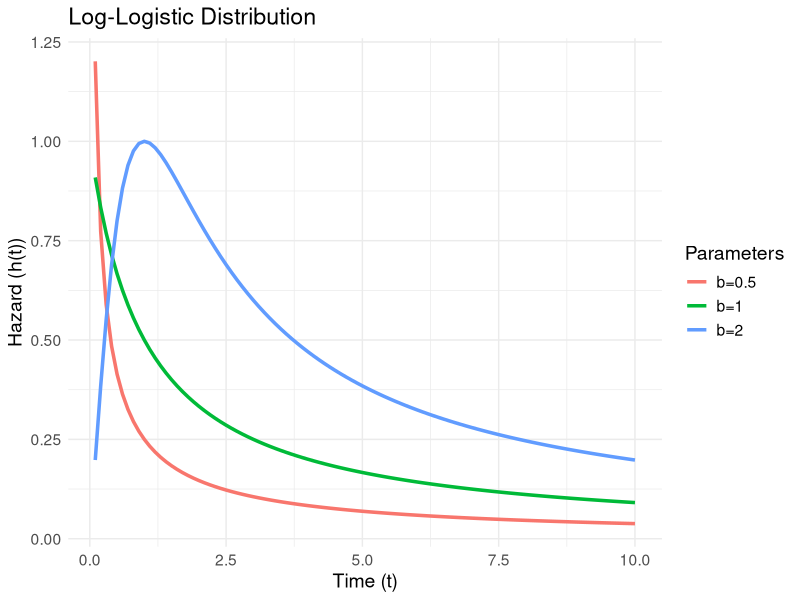
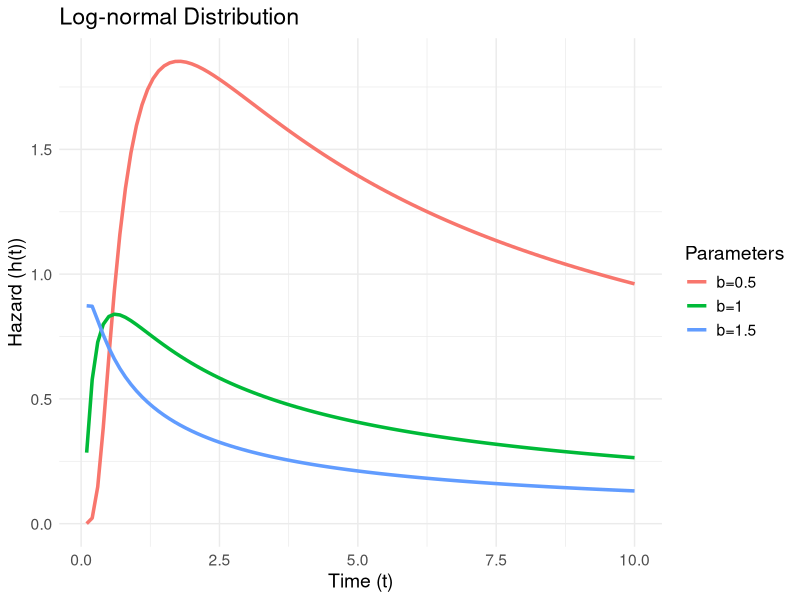
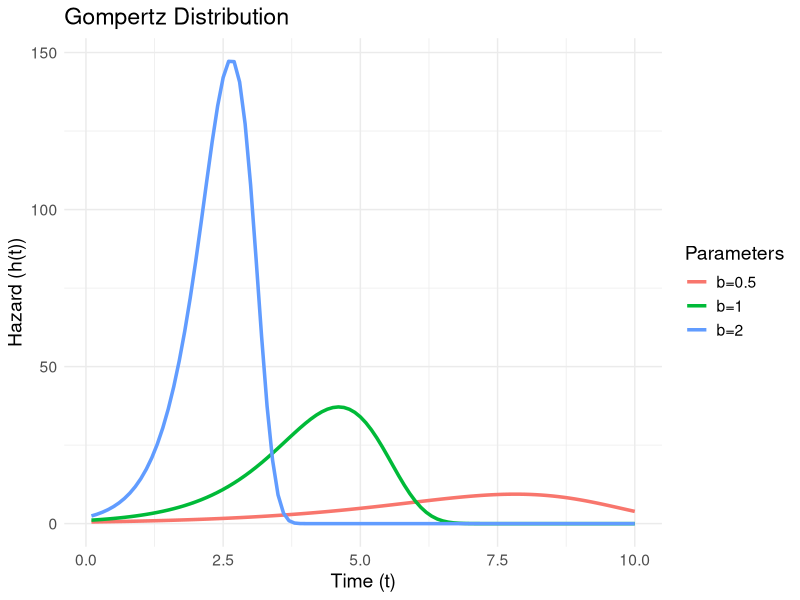
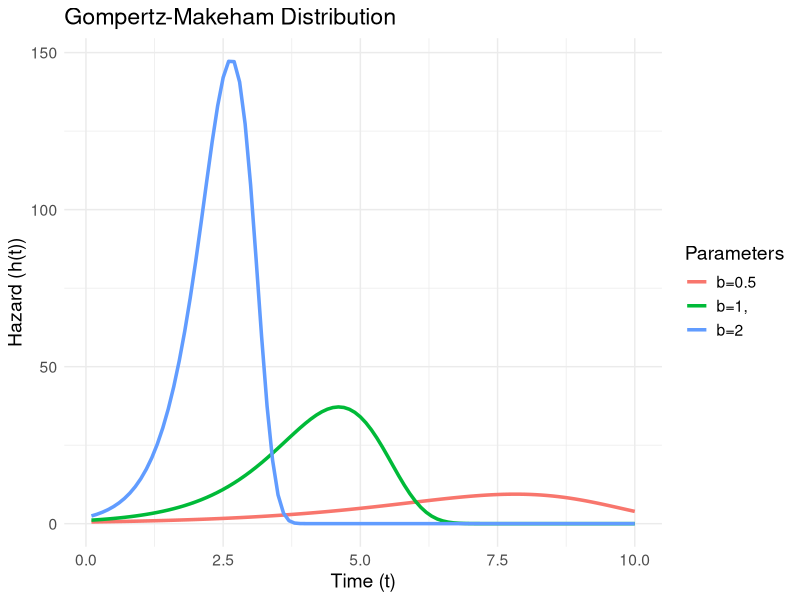

Generate these figures, in order, with R:
# Load necessary libraries
library(survival)
library(ggplot2)

# Define hazard functions for the distributions

# Log-Logistic Distribution (Using 'b' as parameter)
hazard_loglogistic <- function(t, b) {
  (b * t^(b - 1)) / (1 + t^b)
}

# Log-normal Distribution (Using 'b' for sdlog variation)
hazard_lognormal <- function(t, meanlog, b) {
  dlnorm(t, meanlog, b) / (1 - plnorm(t, meanlog, b))
}

# Gompertz Distribution (Using 'b' as the shape parameter)
hazard_gompertz <- function(t, b, rate) {
  b * exp(b * t) * exp(-rate * (exp(b * t) - 1) / b)
}

# Gompertz-Makeham Distribution (Using 'b' for shape, rate as parameter)
hazard_gompertz_makeham <- function(t, b, rate, constant) {
  hazard_gompertz(t, b, rate) + constant
}

# Time range for plotting
time <- seq(0.1, 10, by = 0.1)

# Log-Logistic: Varying 'b' parameter
loglogistic_data <- data.frame(
  Time = rep(time, 3),
  Hazard = c(
    hazard_loglogistic(time, b = 0.5),
    hazard_loglogistic(time, b = 1),
    hazard_loglogistic(time, b = 2)
  ),
  Parameters = rep(c("b=0.5", "b=1", "b=2"), each = length(time))
)

# Log-normal: Varying 'b' (sdlog) parameter
lognormal_data <- data.frame(
  Time = rep(time, 3),
  Hazard = c(
    hazard_lognormal(time, meanlog = 0, b = 0.5),
    hazard_lognormal(time, meanlog = 0, b = 1),
    hazard_lognormal(time, meanlog = 0, b = 1.5)
  ),
  Parameters = rep(c("b=0.5", "b=1", "b=1.5"), each = length(time))
)

# Gompertz: Varying 'b' (shape) parameter
gompertz_data <- data.frame(
  Time = rep(time, 3),
  Hazard = c(
    hazard_gompertz(time, b = 0.5, rate = 0.01),
    hazard_gompertz(time, b = 1, rate = 0.01),
    hazard_gompertz(time, b = 2, rate = 0.01)
  ),
  Parameters = rep(c("b=0.5", "b=1", "b=2"), each = length(time))
)

# Gompertz-Makeham: Varying 'b' (shape) and 'rate' parameter
gompertz_makeham_data <- data.frame(
  Time = rep(time, 3),
  Hazard = c(
    hazard_gompertz_makeham(time, b = 0.5, rate = 0.01, constant = 0.02),
    hazard_gompertz_makeham(time, b = 1, rate = 0.01, constant = 0.02),
    hazard_gompertz_makeham(time, b = 2, rate = 0.01, constant = 0.02)
  ),
  Parameters = rep(c("b=0.5", "b=1,", "b=2"), each = length(time))
)

# Define a function to plot variations for a distribution
plot_variations <- function(data, title) {
  ggplot(data, aes(x = Time, y = Hazard, color = Parameters)) +
    geom_line(size = 1.2) +
    theme_minimal() +
    labs(
      title = title,
      x = "Time (t)",
      y = "Hazard (h(t))",
      color = "Parameters"
    ) +
    theme(text = element_text(size = 14))
}

# Plot each distribution separately

# Log-Logistic Distribution
plot_loglogistic <- plot_variations(loglogistic_data, "Log-Logistic Distribution")
print(plot_loglogistic)

# Log-normal Distribution
plot_lognormal <- plot_variations(lognormal_data, "Log-normal Distribution")
print(plot_lognormal)

# Gompertz Distribution
plot_gompertz <- plot_variations(gompertz_data, "Gompertz Distribution ")
print(plot_gompertz)

# Gompertz-Makeham Distribution
plot_gompertz_makeham <- plot_variations(gompertz_makeham_data, "Gompertz-Makeham Distribution ")
print(plot_gompertz_makeham)


